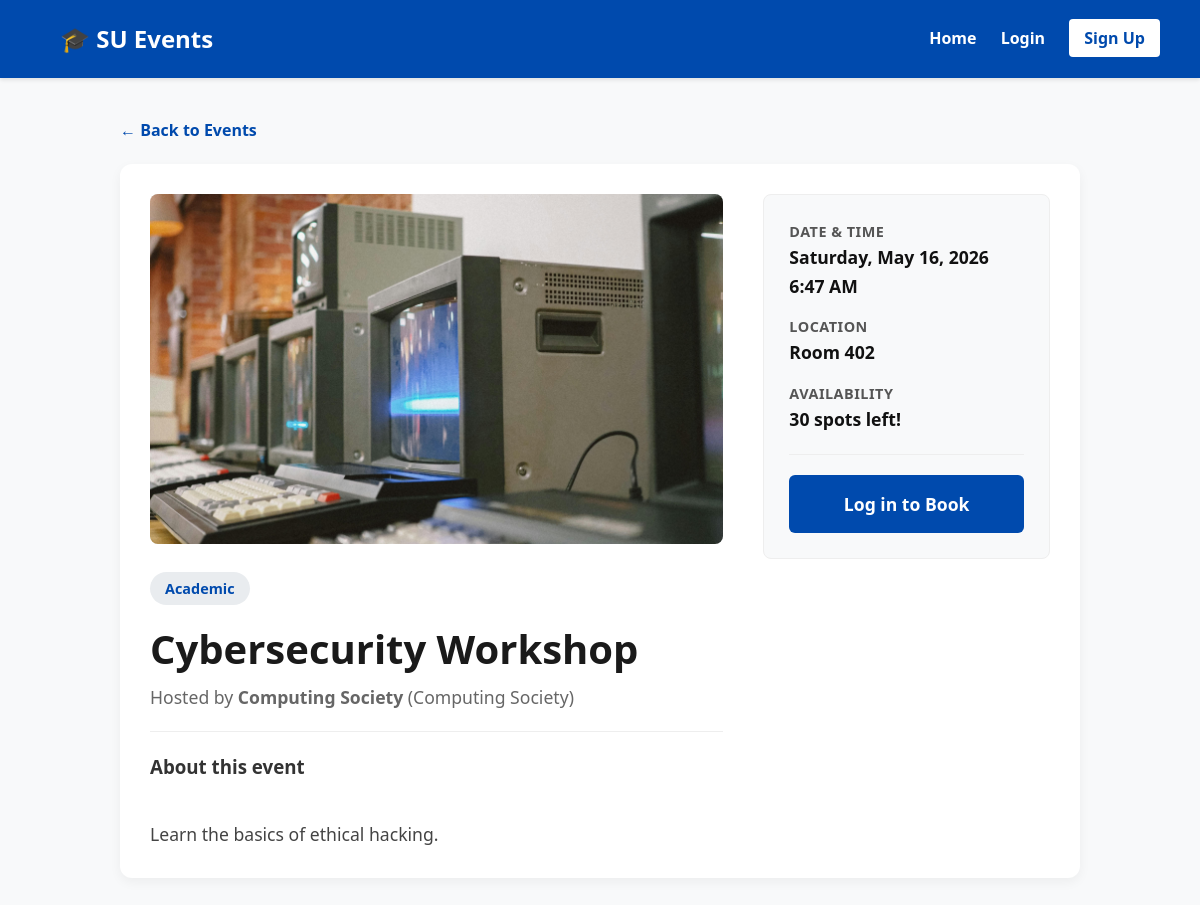
/event_details.php?id=12, run on the app's committed database.
### tables this page shows
CREATE TABLE `events` (
  `event_id` int(11) NOT NULL,
  `organiser_id` int(11) NOT NULL,
  `society_name` varchar(100) NOT NULL,
  `title` varchar(150) NOT NULL,
  `description` text NOT NULL,
  `event_date` datetime NOT NULL,
  `location` varchar(255) NOT NULL,
  `max_capacity` int(11) NOT NULL,
  `created_at` timestamp NOT NULL DEFAULT current_timestamp(),
  `category` varchar(50) NOT NULL DEFAULT 'Social',
  `image_path` varchar(255) DEFAULT NULL
);

CREATE TABLE `users` (
  `user_id` int(11) NOT NULL,
  `full_name` varchar(100) NOT NULL,
  `student_id` varchar(20) NOT NULL,
  `email` varchar(100) NOT NULL,
  `password_hash` varchar(100) NOT NULL,
  `role` enum('Admin','Organiser','Attendee') NOT NULL DEFAULT 'Attendee',
  `created_at` timestamp NOT NULL DEFAULT current_timestamp()
);

### event_details.php (the view, shortened to what this page needs)
<?php
require_once 'config/db.php';
$event_id = (int)$_GET['id'];
$sql = "SELECT e.*, u.full_name AS organiser_name
        FROM events e
        JOIN users u ON e.organiser_id = u.user_id
        WHERE e.event_id = ?";
$stmt = $conn->prepare($sql);
$stmt->bind_param("i", $event_id);
$stmt->execute();
$result = $stmt->get_result();
$event = $result->fetch_assoc();
$cap_sql = "SELECT COUNT(*) as booked FROM bookings WHERE event_id = ?";
$cap_stmt = $conn->prepare($cap_sql);
$cap_stmt->bind_param("i", $event_id);
$cap_stmt->execute();
$current_bookings = $cap_stmt->get_result()->fetch_assoc()['booked'];
$is_sold_out = ($current_bookings >= $event['max_capacity']);
$already_booked = false;
?>
<!DOCTYPE html>
<html lang="en">
<head>
</head>
<body>
    <?php include $_SERVER['DOCUMENT_ROOT'] . '/su_events_app/includes/navbar.php'; ?>
    <div class="container">
        <a href="index.php" class="back-link">← Back to Events</a>
        <div class="event-layout">
            <div class="main-content">
                <?php if(!empty($event['image_path'])): ?>
                    <img src="<?php echo htmlspecialchars($event['image_path']); ?>" alt="Event Cover" class="event-image">
                <?php else: ?>
                    <div class="event-image" style="display:flex; align-items:center; justify-content:center; color:#999;">No Image Available</div>
                <?php endif; ?>
                <div class="category-badge"><?php echo htmlspecialchars($event['category']); ?></div>
                <h1 class="event-title"><?php echo htmlspecialchars($event['title']); ?></h1>
                <div class="event-org">Hosted by <strong><?php echo htmlspecialchars($event['society_name']); ?></strong> (<?php echo htmlspecialchars($event['organiser_name']); ?>)</div>
                <hr>
                <h3>About this event</h3>
                <p style="margin-top: 10px; white-space: pre-line; color: #444; font-size: 1.1rem;">
                    <?php echo htmlspecialchars($event['description']); ?>
                </p>
            </div>
            <div class="ticket-panel">
                <div class="panel-item">
                    <strong>Date & Time</strong>
                    <span><?php echo date('l, F j, Y', strtotime($event['event_date'])); ?><br>
                          <?php echo date('g:i A', strtotime($event['event_date'])); ?></span>
                </div>
                <div class="panel-item">
                    <strong>Location</strong>
                    <span><?php echo htmlspecialchars($event['location']) ?: 'TBD'; ?></span>
                </div>
                <div class="panel-item">
                    <strong>Availability</strong>
                    <span>
                        <?php if ($is_sold_out): ?>
                            <span style="color: #dc3545;">Sold Out</span>
                        <?php else: ?>
                            <?php echo ($event['max_capacity'] - $current_bookings); ?> spots left!
                        <?php endif; ?>
                    </span>
                </div>
                <hr>
                <?php if (!isset($_SESSION['user_id'])): ?>
                    <a href="auth/login.php" class="btn btn-primary" style="background:#004aad;">Log in to Book</a>
                <?php elseif ($_SESSION['role'] !== 'Attendee'): ?>
                    <button class="btn btn-disabled">Attendees Only</button>
                <?php elseif ($already_booked): ?>
                    <button class="btn btn-success">✓ Ticket Secured</button>
                    <div style="text-align:center; margin-top:10px;"><a href="dashboard/attendee.php" style="color:#004aad; font-size:0.9rem;">View your tickets</a></div>
                <?php elseif ($is_sold_out): ?>
                    <button class="btn btn-disabled">Sold Out</button>
                <?php endif; ?>
            </div>
        </div>
    </div>
</body>
</html>

### event_details.php (style rules this page uses)
* { box-sizing: border-box; margin: 0; padding: 0; font-family: 'Segoe UI', Tahoma, Geneva, Verdana, sans-serif; }
body { background-color: #f8f9fa; color: #333; line-height: 1.6; }
.container { max-width: 1000px; margin: 40px auto; padding: 0 20px; }
.back-link { display: inline-block; margin-bottom: 20px; color: #004aad; text-decoration: none; font-weight: bold; }
.event-layout { display: grid; grid-template-columns: 2fr 1fr; gap: 40px; background: white; padding: 30px; border-radius: 12px; box-shadow: 0 4px 12px rgba(0,0,0,0.05); }
.event-image { width: 100%; height: 350px; object-fit: cover; border-radius: 8px; margin-bottom: 20px; background: #e9ecef; }
.event-title { font-size: 2.5rem; margin-bottom: 10px; color: #1a1a1a; line-height: 1.2; }
.event-org { color: #666; font-size: 1.1rem; margin-bottom: 20px; }
.category-badge { display: inline-block; background: #e9ecef; color: #004aad; padding: 5px 15px; border-radius: 20px; font-weight: bold; font-size: 0.9rem; margin-bottom: 20px; }
.ticket-panel { background: #f8f9fa; padding: 25px; border-radius: 8px; border: 1px solid #eee; height: fit-content; position: sticky; top: 20px; }
.panel-item { margin-bottom: 15px; }
.panel-item strong { display: block; color: #555; font-size: 0.9rem; text-transform: uppercase; letter-spacing: 0.5px; }
.panel-item span { font-size: 1.1rem; color: #111; font-weight: bold; }
.btn { display: block; width: 100%; text-align: center; padding: 15px; border-radius: 6px; font-size: 1.1rem; font-weight: bold; text-decoration: none; border: none; cursor: pointer; transition: 0.2s; margin-top: 20px; }
.btn-primary { background: #ff6b6b; color: white; }
hr { border: none; border-top: 1px solid #eee; margin: 20px 0; }

### data on the page
events: image_path (picture), category "Academic", title "Cybersecurity Workshop", society_name "Computing Society", organiser.full_name "Computing Society", description "Learn the basics of ethical hacking.", event_date "Saturday, May 16, 2026", event_date "6:47 AM", location "Room 402", $event['max_capacity']-$current_bookings "30"
